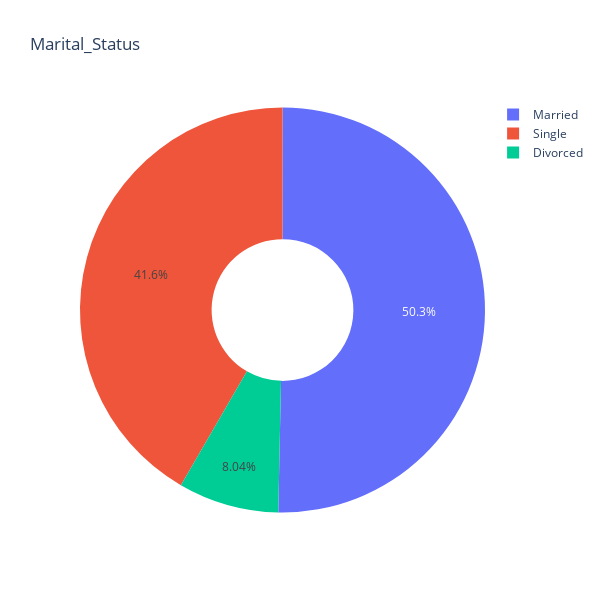

This figure's notebook cell:
### Markdown cell above
Agora, avaliando o estado civil dos clientes,

### Code cell
pie_charts(df = base_dados, col = 'Marital_Status')

### Figure 1 — Plotly figure (JSON) as saved in the notebook; plotly's stock layout.template omitted (floating-point values rounded to 4 significant figures; data arrays with more than 128 entries replaced by an {"elided": "..."} marker saying what was removed)
{"data": [{"domain": {"x": [0, 1], "y": [0, 1]}, "hole": 0.35, "hovertemplate": "Marital_Status=%{label}<extra></extra>", "labels": {"elided": "7081 str values"}, "legendgroup": "", "name": "", "showlegend": true, "type": "pie"}], "layout": {"height": 600, "legend": {"tracegroupgap": 0}, "title": {"text": "Marital_Status"}, "width": 600}}
